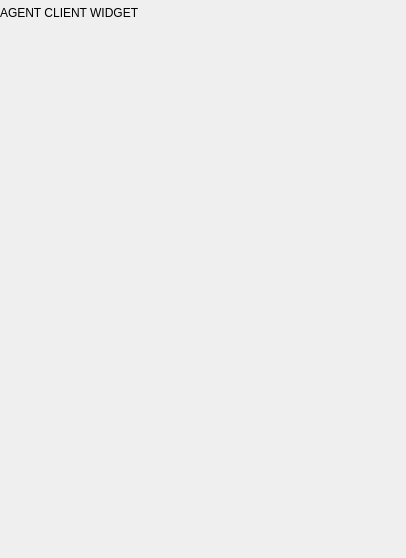
<?xml version="1.0" encoding="UTF-8"?>
<ui version="4.0">
 <class>AgentClientWidget</class>
 <widget class="QWidget" name="AgentClientWidget">
  <property name="geometry">
   <rect>
    <x>0</x>
    <y>0</y>
    <width>406</width>
    <height>558</height>
   </rect>
  </property>
  <property name="windowTitle">
   <string>OctoMY™ - Agent Client</string>
  </property>
  <layout class="QGridLayout" name="gridLayout_4">
   <property name="leftMargin">
    <number>0</number>
   </property>
   <property name="topMargin">
    <number>6</number>
   </property>
   <property name="rightMargin">
    <number>0</number>
   </property>
   <property name="bottomMargin">
    <number>0</number>
   </property>
   <property name="spacing">
    <number>0</number>
   </property>
   <item row="1" column="0">
    <widget class="QStackedWidget" name="stackedWidgetControl">
     <property name="currentIndex">
      <number>7</number>
     </property>
     <widget class="QWidget" name="pageConnection">
      <property name="sizePolicy">
       <sizepolicy hsizetype="Minimum" vsizetype="Minimum">
        <horstretch>0</horstretch>
        <verstretch>0</verstretch>
       </sizepolicy>
      </property>
      <layout class="QVBoxLayout" name="verticalLayout_3">
       <property name="spacing">
        <number>0</number>
       </property>
       <property name="leftMargin">
        <number>0</number>
       </property>
       <property name="topMargin">
        <number>0</number>
       </property>
       <property name="rightMargin">
        <number>0</number>
       </property>
       <property name="bottomMargin">
        <number>0</number>
       </property>
       <item>
        <widget class="PortableIDWidget" name="widgetBirthCertificate" native="true">
         <property name="sizePolicy">
          <sizepolicy hsizetype="Expanding" vsizetype="Expanding">
           <horstretch>0</horstretch>
           <verstretch>100</verstretch>
          </sizepolicy>
         </property>
        </widget>
       </item>
       <item>
        <layout class="QHBoxLayout" name="horizontalLayout">
         <item>
          <widget class="TryToggle" name="tryToggleListen" native="true">
           <property name="sizePolicy">
            <sizepolicy hsizetype="Minimum" vsizetype="Minimum">
             <horstretch>0</horstretch>
             <verstretch>0</verstretch>
            </sizepolicy>
           </property>
           <property name="minimumSize">
            <size>
             <width>32</width>
             <height>32</height>
            </size>
           </property>
          </widget>
         </item>
         <item>
          <widget class="PanicButton" name="widgetPanic" native="true">
           <property name="sizePolicy">
            <sizepolicy hsizetype="Minimum" vsizetype="Minimum">
             <horstretch>0</horstretch>
             <verstretch>0</verstretch>
            </sizepolicy>
           </property>
           <property name="minimumSize">
            <size>
             <width>32</width>
             <height>32</height>
            </size>
           </property>
          </widget>
         </item>
        </layout>
       </item>
      </layout>
     </widget>
     <widget class="QWidget" name="pageActuator">
      <property name="sizePolicy">
       <sizepolicy hsizetype="Minimum" vsizetype="Minimum">
        <horstretch>0</horstretch>
        <verstretch>0</verstretch>
       </sizepolicy>
      </property>
      <layout class="QVBoxLayout" name="verticalLayout_4">
       <property name="spacing">
        <number>0</number>
       </property>
       <property name="leftMargin">
        <number>0</number>
       </property>
       <property name="topMargin">
        <number>0</number>
       </property>
       <property name="rightMargin">
        <number>0</number>
       </property>
       <property name="bottomMargin">
        <number>0</number>
       </property>
       <item>
        <widget class="ActuatorManagerWidget" name="widgetActuatorControl" native="true"/>
       </item>
      </layout>
     </widget>
     <widget class="QWidget" name="pagePose">
      <property name="sizePolicy">
       <sizepolicy hsizetype="Minimum" vsizetype="Minimum">
        <horstretch>0</horstretch>
        <verstretch>0</verstretch>
       </sizepolicy>
      </property>
      <layout class="QGridLayout" name="gridLayout">
       <property name="leftMargin">
        <number>0</number>
       </property>
       <property name="topMargin">
        <number>0</number>
       </property>
       <property name="rightMargin">
        <number>0</number>
       </property>
       <property name="bottomMargin">
        <number>0</number>
       </property>
       <item row="0" column="0">
        <widget class="QWidget" name="widgetPoseEditor" native="true">
         <layout class="QVBoxLayout" name="verticalLayout_5">
          <property name="leftMargin">
           <number>0</number>
          </property>
          <property name="topMargin">
           <number>0</number>
          </property>
          <property name="rightMargin">
           <number>0</number>
          </property>
          <property name="bottomMargin">
           <number>0</number>
          </property>
          <item>
           <widget class="QPushButton" name="pushButton">
            <property name="sizePolicy">
             <sizepolicy hsizetype="Minimum" vsizetype="Minimum">
              <horstretch>0</horstretch>
              <verstretch>0</verstretch>
             </sizepolicy>
            </property>
            <property name="text">
             <string>Save</string>
            </property>
           </widget>
          </item>
          <item>
           <widget class="QPushButton" name="pushButton_2">
            <property name="sizePolicy">
             <sizepolicy hsizetype="Minimum" vsizetype="Minimum">
              <horstretch>0</horstretch>
              <verstretch>0</verstretch>
             </sizepolicy>
            </property>
            <property name="text">
             <string>Load</string>
            </property>
           </widget>
          </item>
          <item>
           <widget class="QPushButton" name="pushButton_3">
            <property name="sizePolicy">
             <sizepolicy hsizetype="Minimum" vsizetype="Minimum">
              <horstretch>0</horstretch>
              <verstretch>0</verstretch>
             </sizepolicy>
            </property>
            <property name="text">
             <string>Edit</string>
            </property>
           </widget>
          </item>
          <item>
           <widget class="QListWidget" name="listWidget"/>
          </item>
         </layout>
        </widget>
       </item>
      </layout>
     </widget>
     <widget class="QWidget" name="pageCar">
      <layout class="QGridLayout" name="gridLayout_3">
       <property name="leftMargin">
        <number>0</number>
       </property>
       <property name="topMargin">
        <number>0</number>
       </property>
       <property name="rightMargin">
        <number>0</number>
       </property>
       <property name="bottomMargin">
        <number>0</number>
       </property>
       <property name="spacing">
        <number>0</number>
       </property>
       <item row="0" column="0">
        <widget class="CarSteeringWidget" name="widgetCarSteering" native="true"/>
       </item>
      </layout>
     </widget>
     <widget class="QWidget" name="pagePath">
      <property name="sizePolicy">
       <sizepolicy hsizetype="Minimum" vsizetype="Minimum">
        <horstretch>0</horstretch>
        <verstretch>0</verstretch>
       </sizepolicy>
      </property>
      <layout class="QVBoxLayout" name="verticalLayout_7">
       <property name="spacing">
        <number>0</number>
       </property>
       <property name="leftMargin">
        <number>0</number>
       </property>
       <property name="topMargin">
        <number>0</number>
       </property>
       <property name="rightMargin">
        <number>0</number>
       </property>
       <property name="bottomMargin">
        <number>0</number>
       </property>
       <item>
        <widget class="MapEditor" name="widgetMapEditor" native="true">
         <property name="sizePolicy">
          <sizepolicy hsizetype="Minimum" vsizetype="Expanding">
           <horstretch>0</horstretch>
           <verstretch>0</verstretch>
          </sizepolicy>
         </property>
        </widget>
       </item>
      </layout>
     </widget>
     <widget class="QWidget" name="pageStatus">
      <property name="sizePolicy">
       <sizepolicy hsizetype="Minimum" vsizetype="Minimum">
        <horstretch>0</horstretch>
        <verstretch>0</verstretch>
       </sizepolicy>
      </property>
      <layout class="QVBoxLayout" name="verticalLayout">
       <property name="leftMargin">
        <number>0</number>
       </property>
       <property name="topMargin">
        <number>0</number>
       </property>
       <property name="rightMargin">
        <number>0</number>
       </property>
       <property name="bottomMargin">
        <number>0</number>
       </property>
       <item>
        <widget class="QLabel" name="labelLocal">
         <property name="sizePolicy">
          <sizepolicy hsizetype="Minimum" vsizetype="Minimum">
           <horstretch>0</horstretch>
           <verstretch>0</verstretch>
          </sizepolicy>
         </property>
         <property name="text">
          <string>LOCAL</string>
         </property>
        </widget>
       </item>
       <item>
        <widget class="QLabel" name="labelHub">
         <property name="sizePolicy">
          <sizepolicy hsizetype="Minimum" vsizetype="Minimum">
           <horstretch>0</horstretch>
           <verstretch>0</verstretch>
          </sizepolicy>
         </property>
         <property name="text">
          <string>HUB</string>
         </property>
        </widget>
       </item>
       <item>
        <widget class="QLabel" name="labelGPS">
         <property name="sizePolicy">
          <sizepolicy hsizetype="Minimum" vsizetype="Minimum">
           <horstretch>0</horstretch>
           <verstretch>0</verstretch>
          </sizepolicy>
         </property>
         <property name="lineWidth">
          <number>0</number>
         </property>
         <property name="text">
          <string>GPS</string>
         </property>
        </widget>
       </item>
       <item>
        <widget class="QLabel" name="labelCompass">
         <property name="sizePolicy">
          <sizepolicy hsizetype="Minimum" vsizetype="Minimum">
           <horstretch>0</horstretch>
           <verstretch>0</verstretch>
          </sizepolicy>
         </property>
         <property name="text">
          <string>COMPASS</string>
         </property>
        </widget>
       </item>
       <item>
        <widget class="QLabel" name="labelAccelerometer">
         <property name="sizePolicy">
          <sizepolicy hsizetype="Minimum" vsizetype="Minimum">
           <horstretch>0</horstretch>
           <verstretch>0</verstretch>
          </sizepolicy>
         </property>
         <property name="text">
          <string>ACCELEROMETER</string>
         </property>
        </widget>
       </item>
       <item>
        <widget class="QLabel" name="labelGyroscope">
         <property name="sizePolicy">
          <sizepolicy hsizetype="Minimum" vsizetype="Minimum">
           <horstretch>0</horstretch>
           <verstretch>0</verstretch>
          </sizepolicy>
         </property>
         <property name="text">
          <string>GYROSCOPE</string>
         </property>
        </widget>
       </item>
       <item>
        <widget class="QLabel" name="labelTouch">
         <property name="sizePolicy">
          <sizepolicy hsizetype="Minimum" vsizetype="Minimum">
           <horstretch>0</horstretch>
           <verstretch>0</verstretch>
          </sizepolicy>
         </property>
         <property name="text">
          <string>TOUCH</string>
         </property>
        </widget>
       </item>
       <item>
        <widget class="LogWidget" name="logScroll">
         <property name="sizePolicy">
          <sizepolicy hsizetype="Minimum" vsizetype="Expanding">
           <horstretch>0</horstretch>
           <verstretch>0</verstretch>
          </sizepolicy>
         </property>
        </widget>
       </item>
      </layout>
     </widget>
     <widget class="QWidget" name="pageExpression">
      <property name="sizePolicy">
       <sizepolicy hsizetype="Minimum" vsizetype="Minimum">
        <horstretch>0</horstretch>
        <verstretch>0</verstretch>
       </sizepolicy>
      </property>
      <layout class="QVBoxLayout" name="verticalLayout_8">
       <property name="spacing">
        <number>0</number>
       </property>
       <property name="leftMargin">
        <number>0</number>
       </property>
       <property name="topMargin">
        <number>0</number>
       </property>
       <property name="rightMargin">
        <number>0</number>
       </property>
       <property name="bottomMargin">
        <number>0</number>
       </property>
       <item>
        <layout class="QHBoxLayout" name="horizontalLayout_2">
         <property name="spacing">
          <number>0</number>
         </property>
         <item>
          <widget class="FaceWidget" name="widgetFace" native="true">
           <property name="sizePolicy">
            <sizepolicy hsizetype="Expanding" vsizetype="Minimum">
             <horstretch>0</horstretch>
             <verstretch>0</verstretch>
            </sizepolicy>
           </property>
           <property name="minimumSize">
            <size>
             <width>0</width>
             <height>0</height>
            </size>
           </property>
          </widget>
         </item>
         <item>
          <widget class="QWidget" name="widgetFaceSettings" native="true">
           <property name="sizePolicy">
            <sizepolicy hsizetype="Expanding" vsizetype="Minimum">
             <horstretch>0</horstretch>
             <verstretch>0</verstretch>
            </sizepolicy>
           </property>
           <layout class="QGridLayout" name="gridLayout_2">
            <property name="leftMargin">
             <number>0</number>
            </property>
            <property name="topMargin">
             <number>0</number>
            </property>
            <property name="rightMargin">
             <number>0</number>
            </property>
            <property name="bottomMargin">
             <number>0</number>
            </property>
            <property name="spacing">
             <number>0</number>
            </property>
            <item row="2" column="1" colspan="2">
             <spacer name="verticalSpacer">
              <property name="orientation">
               <enum>Qt::Vertical</enum>
              </property>
              <property name="sizeHint" stdset="0">
               <size>
                <width>143</width>
                <height>210</height>
               </size>
              </property>
             </spacer>
            </item>
            <item row="1" column="1" colspan="2">
             <layout class="QVBoxLayout" name="verticalLayout_9">
              <item>
               <widget class="QCheckBox" name="checkBoxShowEyes">
                <property name="sizePolicy">
                 <sizepolicy hsizetype="Minimum" vsizetype="Minimum">
                  <horstretch>0</horstretch>
                  <verstretch>0</verstretch>
                 </sizepolicy>
                </property>
                <property name="text">
                 <string>Show Eyes</string>
                </property>
               </widget>
              </item>
              <item>
               <widget class="QCheckBox" name="checkBoxShowStats">
                <property name="sizePolicy">
                 <sizepolicy hsizetype="Minimum" vsizetype="Minimum">
                  <horstretch>0</horstretch>
                  <verstretch>0</verstretch>
                 </sizepolicy>
                </property>
                <property name="text">
                 <string>Show Stats</string>
                </property>
               </widget>
              </item>
              <item>
               <widget class="QCheckBox" name="checkBoxShowLog">
                <property name="sizePolicy">
                 <sizepolicy hsizetype="Minimum" vsizetype="Minimum">
                  <horstretch>0</horstretch>
                  <verstretch>0</verstretch>
                 </sizepolicy>
                </property>
                <property name="text">
                 <string>Show Log</string>
                </property>
               </widget>
              </item>
              <item>
               <widget class="QCheckBox" name="checkBoxShowOnlineButton">
                <property name="sizePolicy">
                 <sizepolicy hsizetype="Minimum" vsizetype="Minimum">
                  <horstretch>0</horstretch>
                  <verstretch>0</verstretch>
                 </sizepolicy>
                </property>
                <property name="text">
                 <string>Show Online Button</string>
                </property>
               </widget>
              </item>
             </layout>
            </item>
            <item row="0" column="1" colspan="2">
             <spacer name="verticalSpacer_2">
              <property name="orientation">
               <enum>Qt::Vertical</enum>
              </property>
              <property name="sizeHint" stdset="0">
               <size>
                <width>143</width>
                <height>211</height>
               </size>
              </property>
             </spacer>
            </item>
            <item row="1" column="3">
             <spacer name="horizontalSpacer">
              <property name="orientation">
               <enum>Qt::Horizontal</enum>
              </property>
              <property name="sizeHint" stdset="0">
               <size>
                <width>38</width>
                <height>97</height>
               </size>
              </property>
             </spacer>
            </item>
            <item row="1" column="0" rowspan="2">
             <spacer name="horizontalSpacer_2">
              <property name="orientation">
               <enum>Qt::Horizontal</enum>
              </property>
              <property name="sizeHint" stdset="0">
               <size>
                <width>28</width>
                <height>144</height>
               </size>
              </property>
             </spacer>
            </item>
           </layout>
          </widget>
         </item>
        </layout>
       </item>
      </layout>
     </widget>
     <widget class="QWidget" name="pageSpeech">
      <property name="sizePolicy">
       <sizepolicy hsizetype="Minimum" vsizetype="Minimum">
        <horstretch>0</horstretch>
        <verstretch>0</verstretch>
       </sizepolicy>
      </property>
      <layout class="QVBoxLayout" name="verticalLayout_2">
       <property name="leftMargin">
        <number>0</number>
       </property>
       <property name="topMargin">
        <number>0</number>
       </property>
       <property name="rightMargin">
        <number>0</number>
       </property>
       <property name="bottomMargin">
        <number>0</number>
       </property>
       <item>
        <widget class="SpeechControlWidget" name="widgetSpeechControl" native="true"/>
       </item>
      </layout>
     </widget>
    </widget>
   </item>
   <item row="0" column="0">
    <widget class="QLabel" name="label">
     <property name="text">
      <string>AGENT CLIENT WIDGET</string>
     </property>
    </widget>
   </item>
  </layout>
 </widget>
 <customwidgets>
  <customwidget>
   <class>LogWidget</class>
   <extends>QPlainTextEdit</extends>
   <header location="global">widgets/LogWidget.hpp</header>
  </customwidget>
  <customwidget>
   <class>TryToggle</class>
   <extends>QWidget</extends>
   <header location="global">widgets/TryToggle.hpp</header>
   <container>1</container>
  </customwidget>
  <customwidget>
   <class>ActuatorManagerWidget</class>
   <extends>QWidget</extends>
   <header location="global">widgets/hardware/actuator/ActuatorManagerWidget.hpp</header>
   <container>1</container>
  </customwidget>
  <customwidget>
   <class>PortableIDWidget</class>
   <extends>QWidget</extends>
   <header location="global">widgets/PortableIDWidget.hpp</header>
   <container>1</container>
  </customwidget>
  <customwidget>
   <class>FaceWidget</class>
   <extends>QWidget</extends>
   <header location="global">widgets/FaceWidget.hpp</header>
   <container>1</container>
  </customwidget>
  <customwidget>
   <class>PanicButton</class>
   <extends>QWidget</extends>
   <header location="global">widgets/PanicButton.hpp</header>
   <container>1</container>
  </customwidget>
  <customwidget>
   <class>MapEditor</class>
   <extends>QWidget</extends>
   <header location="global">widgets/MapEditor.hpp</header>
   <container>1</container>
  </customwidget>
  <customwidget>
   <class>SpeechControlWidget</class>
   <extends>QWidget</extends>
   <header location="global">widgets/voice/SpeechControlWidget.hpp</header>
   <container>1</container>
  </customwidget>
  <customwidget>
   <class>CarSteeringWidget</class>
   <extends>QWidget</extends>
   <header location="global">widgets/CarSteeringWidget.hpp</header>
   <container>1</container>
  </customwidget>
 </customwidgets>
 <resources/>
 <connections/>
</ui>
